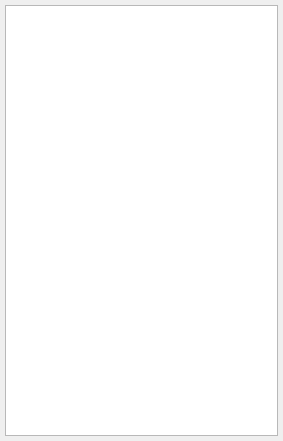
<?xml version="1.0" encoding="UTF-8"?>
<ui version="4.0">
 <class>pOpenedFileExplorer</class>
 <widget class="QDockWidget" name="pOpenedFileExplorer">
  <property name="geometry">
   <rect>
    <x>0</x>
    <y>0</y>
    <width>283</width>
    <height>441</height>
   </rect>
  </property>
  <property name="windowIcon">
   <iconset>
    <normaloff>:/mksicons/filtered.png</normaloff>:/mksicons/filtered.png</iconset>
  </property>
  <property name="windowTitle">
   <string>Opened files</string>
  </property>
  <widget class="QWidget" name="centralwidget">
   <layout class="QVBoxLayout" name="verticalLayout">
    <property name="spacing">
     <number>3</number>
    </property>
    <property name="margin">
     <number>5</number>
    </property>
    <item>
     <widget class="QTreeView" name="tvFiles">
      <property name="contextMenuPolicy">
       <enum>Qt::CustomContextMenu</enum>
      </property>
      <property name="dragEnabled">
       <bool>true</bool>
      </property>
      <property name="dragDropMode">
       <enum>QAbstractItemView::InternalMove</enum>
      </property>
      <property name="rootIsDecorated">
       <bool>false</bool>
      </property>
      <property name="uniformRowHeights">
       <bool>true</bool>
      </property>
      <property name="allColumnsShowFocus">
       <bool>true</bool>
      </property>
      <property name="headerHidden">
       <bool>true</bool>
      </property>
     </widget>
    </item>
   </layout>
  </widget>
 </widget>
 <customwidgets>
  <customwidget>
   <class>pDockWidget</class>
   <extends>QDockWidget</extends>
   <header location="global">PyQt4/fresh.h</header>
   <container>1</container>
  </customwidget>
 </customwidgets>
 <resources>
  <include location="../../icons/mksicons.qrc"/>
 </resources>
 <connections/>
</ui>
